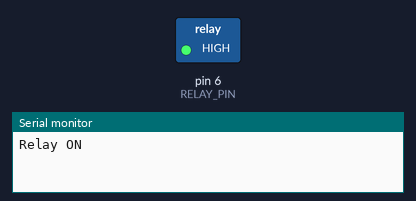
Recording of a sketch running on a simulated Arduino Uno, built with avr-gcc and run on an emulated ATmega328P. Parts: switched loads named in the sketch (green lamp = pin HIGH), the last lines printed to the serial monitor.

Above: at 2.5 s.
At 6.0 s:
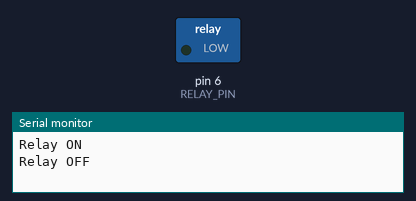
Timing chart, 0 to 9.1 s (numbered marks = the images above):
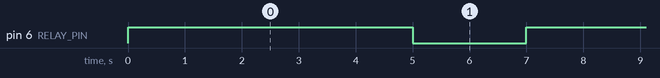

The sketch:

relay_test.ino
```cpp
#define RELAY_PIN 6  // Replace with the actual pin to which the relay module is connected

void setup() {
  pinMode(RELAY_PIN, OUTPUT);
  Serial.begin(9600);
}

void loop() {
  // Turn on the relay for 2 seconds
  digitalWrite(RELAY_PIN, HIGH);
  Serial.println("Relay ON");
  delay(5000);

  // Turn off the relay for 2 seconds
  digitalWrite(RELAY_PIN, LOW);
  Serial.println("Relay OFF");
  delay(2000);
}
```

Measured:
- by itself, pin 6 (RELAY_PIN): alternates HIGH for 5.0 s and LOW for 2.0 s
